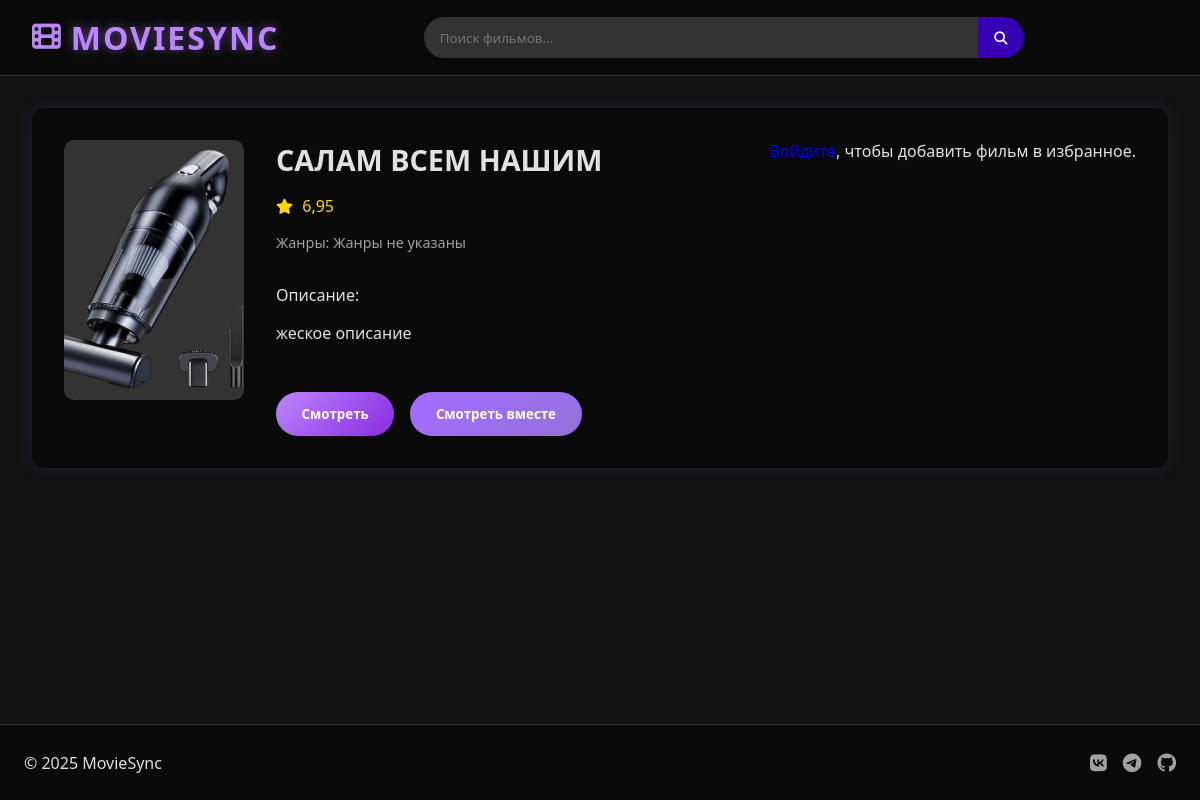
/2, run on an earlier commit of the app's database.
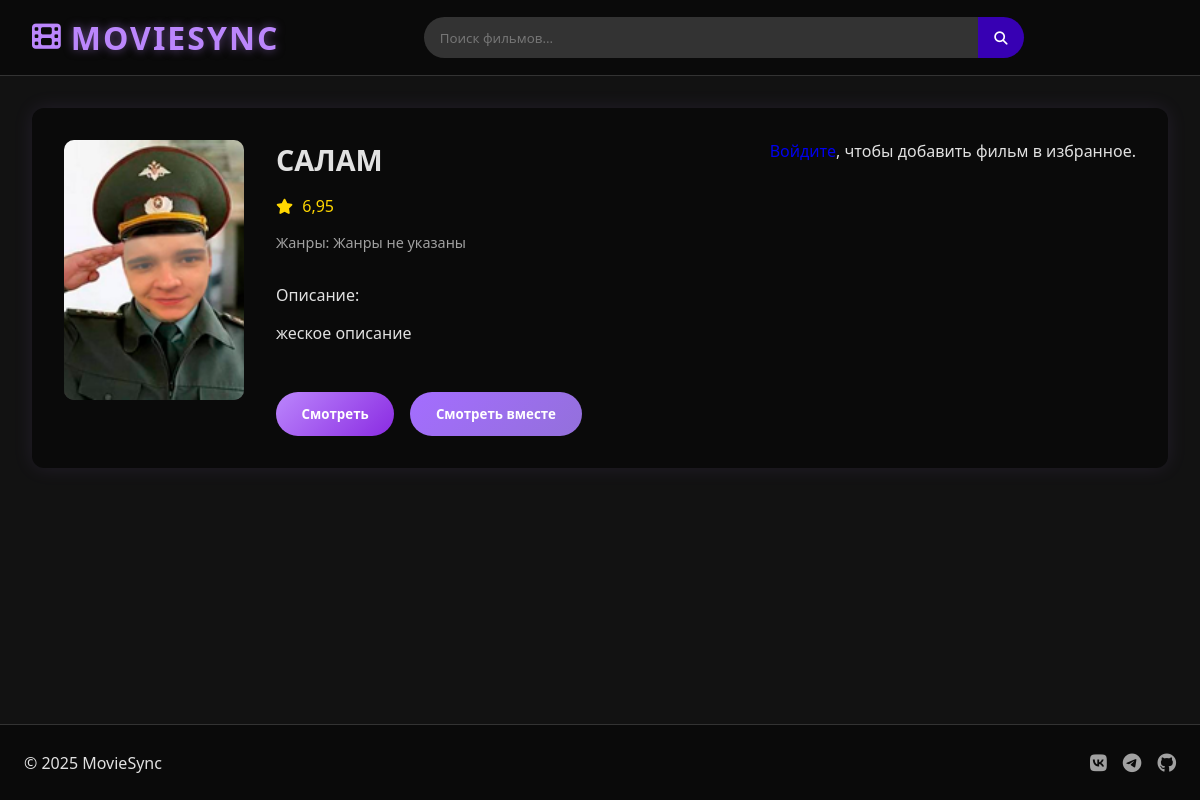
And on a later commit of the database.
### main/models.py (models this page shows, shortened)
class Films(models.Model):
    title = models.CharField('Название фильма',max_length=150)
    description = models.CharField('Описание фильма', max_length=350)
    picture = models.ImageField(upload_to='')
    genres = models.ManyToManyField(Genre, related_name='films', blank=True)
    favorites = models.ManyToManyField(User, related_name='favorite_films', blank=True)
    rating = models.DecimalField(
        max_digits=4,
        decimal_places=2,
        null=True,
        blank=True,
        validators=[
            MinValueValidator(0.0),
            MaxValueValidator(10.0)
        ]
    )
    video_url = models.CharField('Ссылка на видео или файл', max_length=255, blank=True)
    class Meta:
        verbose_name = 'Фильм'
        verbose_name_plural = 'Фильмы'

### main/views.py (the view)
# urls.py: path('<int:pk>', views.FilsDetailView.as_view(), name='film_detail'),
class FilsDetailView(DetailView):
    model = Films
    template_name = 'main/FilmCard.html'
    context_object_name = 'film'

### main/templates/main/FilmCard.html (shortened to what this page needs)
{% load static %}
<!DOCTYPE html>
<html lang="ru">
<head>
    <link rel="stylesheet" href="../../static/main/css/movie.css">
    <link rel="stylesheet" href="../../static/main/css/CSSFileForMovie.css">
    <link rel="stylesheet" href="https://cdnjs.cloudflare.com/ajax/libs/font-awesome/6.4.0/css/all.min.css">
</head>
<body>
<header class="header">
    {% if user.is_authenticated %}
        <a href="{% url 'main_screen' %}" class="logo">
            <i class="fas fa-film"></i>
            <span class="logo-text">MOVIESYNC</span>
        </a>
        {% else %}
        <a href="{% url 'main_screen_no_auth' %}" class="logo">
            <i class="fas fa-film"></i>
            <span class="logo-text">MOVIESYNC</span>
        </a>
    {% endif %}
    <div class="search-bar">
        <input type="text" placeholder="Поиск фильмов..." id="searchInput">
        <button id="searchButton"><i class="fas fa-search"></i></button>
    </div>
</header>
<main class="content">
    <div class="movie-card">
        <div class="movie-poster">
            <img src="{{ film.picture.url }}" alt="Картинка">
        </div>
        <div class="movie-details">
            <h2 class="movie-title">{{ film.title }}</h2>
            <p class="movie-rating" style="color: gold">
                <i class="fas fa-star"></i> {{ film.rating }}
            </p>
            <p class="movie-tags">
                Жанры:
                {% for genre in film.genres.all %}
                    {{ genre.name }}{% if not forloop.last %}, {% endif %}
                    {% empty %}
                    Жанры не указаны
                {% endfor %}
            </p>
            <p class="movie-description">
            <p>Описание:</p>
            {{ film.description }}
            </p>
            <div class="movie-buttons">
                <button class="btn-watch" id="watch-btn">Смотреть</button>
                <button class="btn-watch-together">Смотреть вместе</button>
            </div>
        </div>
        {% if user.is_authenticated %}
            {% if film in user.favorite_films.all %}
                <form action="{% url 'remove_from_favorites' film.id %}" method="post">
                    {% csrf_token %}
                    <button type="submit" class="btn-watch"
                            style="background: linear-gradient(135deg, #FFD700, #FFA500);">Удалить из избранного
                    </button>
                </form>
            {% else %}
                <form action="{% url 'add_to_favorites' film.id %}" method="post">
                    {% csrf_token %}
                    <button type="submit" class="btn-watch"
                            style="background: linear-gradient(135deg, #FFD700, #FFA500);">Добавить в избранное
                    </button>
                </form>
            {% endif %}
        {% else %}
            <p><a href="{% url 'accounts:login' %}">Войдите</a>, чтобы добавить фильм в избранное.</p>
        {% endif %}
    </div>
</main>
<footer class="footer">
    <div class="footer-content">
        <p>© 2025 MovieSync</p>
        <div class="social-links">
            <a href="#"><i class="fab fa-vk"></i></a>
            <a href="#"><i class="fab fa-telegram"></i></a>
            <a href="https://github.com/S-SwarB-B/MovieSync"><i class="fab fa-github"></i></a>
        </div>
    </div>
</footer>
</body>
</html>

What changed in the data, as far as the page shows it:
changed Films "жеское описание": picture: a different picture; title "САЛАМ ВСЕМ НАШИМ" → "САЛАМ"
